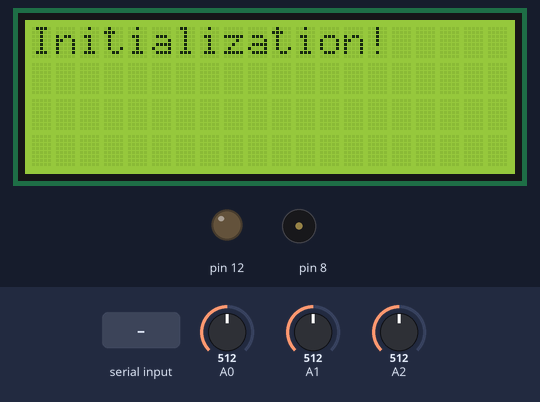
Recording of a sketch running on a simulated Arduino Uno, built with avr-gcc and run on an emulated ATmega328P. Shown: 20×4 character LCD, output pins drawn as LEDs (lit = HIGH), buzzer (waves = sounding). The test bench sets the inputs (shaded band); at power-on: A0 = 512, A1 = 512, A2 = 512. What the sketch prints to the serial monitor is not drawn.

Above: at 0.1 s.
3.3 s: A0 set to 697
4.8 s: A0 set to 724
At 5.6 s:
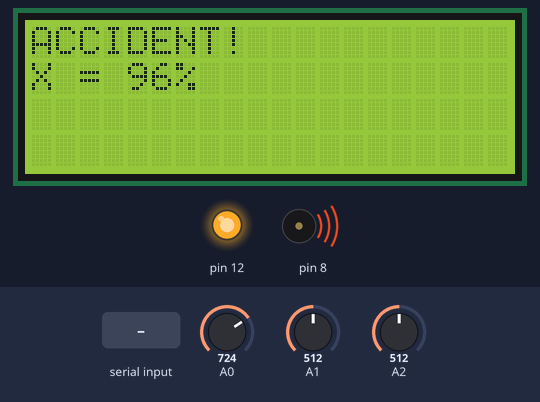
7.8 s: A0 set to 716
10.3 s: A1 set to 695
13.3 s: A1 set to 725
16.3 s: "1\n" received over Serial
At 19.6 s:
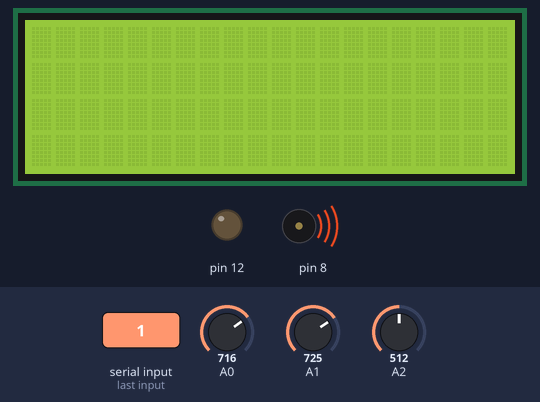
Timing chart, 0 to 20.3 s (numbered marks = the images above; inputs shaded):
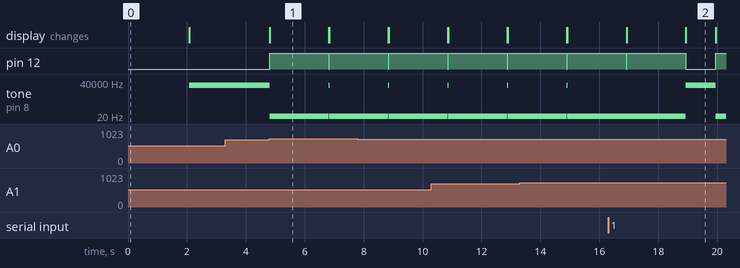

The sketch:

Accelerometer.ino
```cpp
#include <Wire.h>
#include <LiquidCrystal_I2C.h>
LiquidCrystal_I2C lcd(0x3F, 20, 4);

int threshold = 85;
String gps_transmitter = "";
String vin = "YYY";

void setup()
{
  Serial.begin(9600);
  pinMode(12, OUTPUT);
  lcd.init(); lcd.backlight();
  lcd.setCursor(0,0); lcd.print("Initialization!"); delay(2000); lcd.clear();
}

void loop()
{
  tone(8, 20000);

  if (Serial.available() > 0) {
    gps_transmitter = Serial.readString() + "\n";
  }

  int x = analogRead(A0);
  if (x != 0) { x = ((x - 650) + 70) / 1.5; } else { x = 95; }
  int y = analogRead(A1);
  if (y != 0) { y = ((y - 650) + 70) / 1.5; } else { y = 95; }
  int z = analogRead(A2);
  if (z != 0) { z = ((z - 650) + 70) / 1.5; } else { z = 95; }

  if (x > threshold) {
    lcd.setCursor(0,0); lcd.print("ACCIDENT!"); lcd.setCursor(0,1); lcd.print("X = "); lcd.print(x); lcd.print("%");
    Serial.print(vin); Serial.print("vin|"); Serial.print(x); Serial.print("per|Xax|"); Serial.print(gps_transmitter);
    digitalWrite(12, HIGH); tone(8, 1); delay(2000); digitalWrite(12, LOW); lcd.clear();
  }
  if (y > threshold) {
    lcd.setCursor(0,0); lcd.print("ACCIDENT!"); lcd.setCursor(0,1); lcd.print("Y = "); lcd.print(y); lcd.print("%");
    Serial.print(vin); Serial.print("vin|"); Serial.print(y); Serial.print("per|Yax|"); Serial.print(gps_transmitter);
    digitalWrite(12, HIGH); tone(8, 1); delay(2000); digitalWrite(12, LOW); lcd.clear();
  }
  if (z > threshold) {
    lcd.setCursor(0,0); lcd.print("ACCIDENT!"); lcd.setCursor(0,1); lcd.print("Z = "); lcd.print(z); lcd.print("%");
    Serial.print(vin); Serial.print("vin|"); Serial.print(z); Serial.print("per|Zax|"); Serial.print(gps_transmitter);
    digitalWrite(12, HIGH); tone(8, 1); delay(2000); digitalWrite(12, LOW); lcd.clear();
  }

}
```

Measured:
- the behaviour switches between 708 and 709 on A0 (found by bisection; images 0 and 1)
- after the input at 3.3 s, every drawn part: stays the same
- after the input at 4.8 s, pin 12: LOW → HIGH at once, → LOW 2.0 s later, → HIGH 0.02 s later; tone on pin 8: 20000 Hz → 1 Hz at once, → 20000 Hz 2.0 s later, → 1 Hz 0.02 s later; the display: changes at once (image 1)
- what the display in image 1 shows lasts 2.0 s, from 4.8 s to 6.8 s
